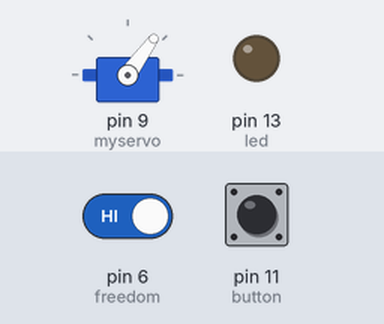
A sketch run on a simulated Arduino Uno, built with avr-gcc and run on an emulated ATmega328P. Parts: servo, output pins drawn as LEDs (lit = HIGH). Inputs (shaded band) come from the test bench; at power-on: pin 11 (button) HIGH, pin 6 (freedom) HIGH.

Above: at 1.2 s.
1.3 s: pin 11 (button) pulled LOW for 3.2 s
At 5.4 s:
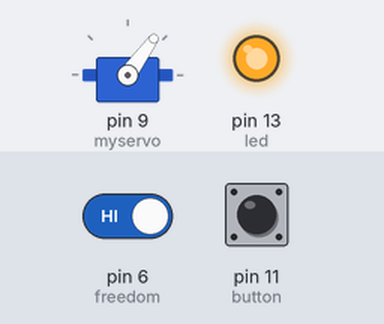
6.0 s: pin 11 (button) pulled LOW for 0.15 s
At 6.7 s:
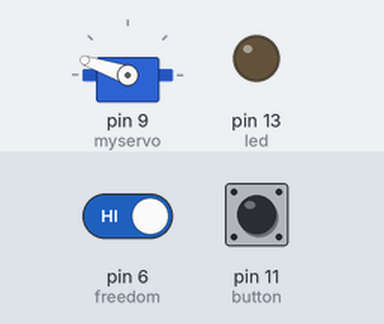
7.6 s: pin 11 (button) pulled LOW for 1 s
At 7.9 s:
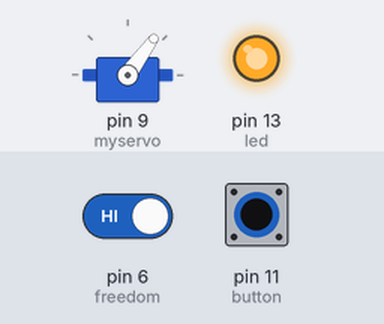
Timing chart, 0 to 10.6 s (numbered marks = the images above; inputs shaded):
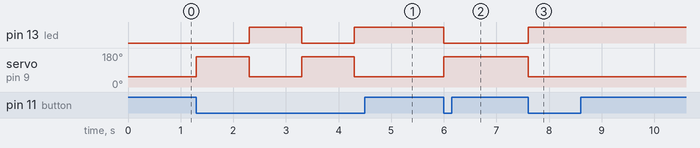

The sketch:

garagedooropener.ino
```cpp
#include <Servo.h>

Servo myservo;
int freedom = 6;
int button = 11;
int led = 13;

char toggleDoor = 0;              // flag to toggle garage door.
char doorState = 0;               // flag to know state of door.

void setup()
{
  pinMode(button, INPUT_PULLUP);
  pinMode(freedom, INPUT_PULLUP);
  myservo.attach(9);
  pinMode(led, OUTPUT);
  myservo.writeMicroseconds(1100);  // close 1100 us
}

void loop()
{

   if(!digitalRead(button))
   {
     toggleDoor = 1;
   }

   if(toggleDoor)
   {
     if(!doorState)
     {
       myservo.writeMicroseconds(2200);  // open 2200 us
       doorState = 1;
       digitalWrite(led, LOW);
     }
     else
     {
       myservo.writeMicroseconds(1100);  // close 1100 us
       doorState = 0;
       digitalWrite(led, HIGH);
     }
     toggleDoor = 0;
     delay(1000);
   }

   if(!digitalRead(freedom))
   {
     myservo.writeMicroseconds(2200);
     doorState = 1;
     digitalWrite(led, LOW);
   }

}
```

Measured:
- after the input at 1.3 s, pin 13 (led): LOW → HIGH after 1.0 s, → LOW 1.0 s later, → HIGH 1.0 s later; servo on pin 9 (myservo): alternates 161° for 1.0 s and 54° for 1.0 s, starting at once
- after the input at 6.0 s, pin 13 (led): HIGH → LOW at once; servo on pin 9 (myservo): 54° → 161° at once
- after the input at 7.6 s, pin 13 (led): LOW → HIGH at once; servo on pin 9 (myservo): 161° → 54° at once
